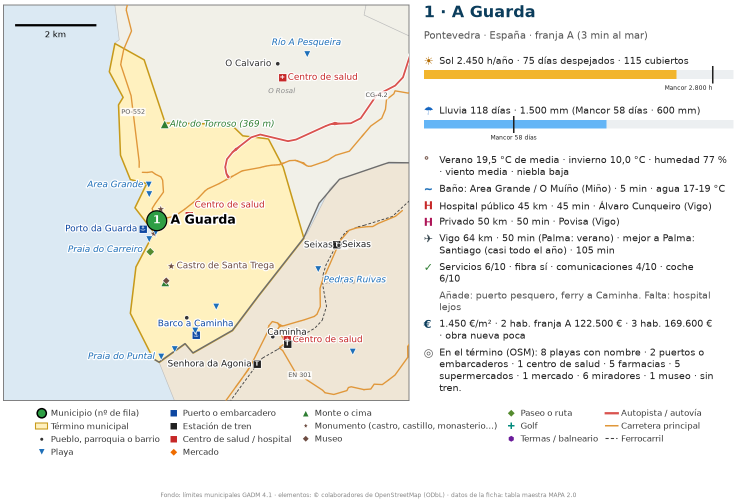
#> input picture output/mapas_municipios/01_a_guarda.png, 1474 x 1001 px (shown at 1/2 size); its folder holds 4 pictures in this run
$ python preparar_mapas_web.py
#> lines starting #> are read from the running program, lines starting #| are printed output that depends on the picture
"""Recorta el panel del mapa (sin ficha Mancor ni leyenda) y actualiza JSON.

Uso:
  python scripts/preparar_mapas_web.py
"""
from __future__ import annotations

import json
import sys
from pathlib import Path

from PIL import Image

RAIZ = Path(__file__).resolve().parent.parent
sys.path.insert(0, str(RAIZ))

from mapa2.osm import slug  # noqa: E402

SRC = RAIZ / "output" / "mapas_municipios"
DST = RAIZ / "web" / "public" / "mapas" / "municipios"
DATA = RAIZ / "web" / "src" / "data"

# Panel izquierdo en mapa2.mapas_municipio: add_axes([0.005, 0.20, 0.55, 0.79])
X0, Y0, W, H = 0.005, 0.20, 0.55, 0.79


def crop_map(src: Path, dst: Path) -> None:
    img = Image.open(src)
#> img is the input picture: PIL image 1474x1001 RGBA; mean R, G, B, A 237.4, 236.9, 231.1, 255
    left = int(round(X0 * img.width))
#> left = 7
    top = int(round((1 - Y0 - H) * img.height))
#> top = 10
    right = left + int(round(W * img.width))
#> right = 818
    bottom = top + int(round(H * img.height))
#> bottom = 801
    dst.parent.mkdir(parents=True, exist_ok=True)
    img.crop((left, top, right, bottom)).save(dst, format="PNG")
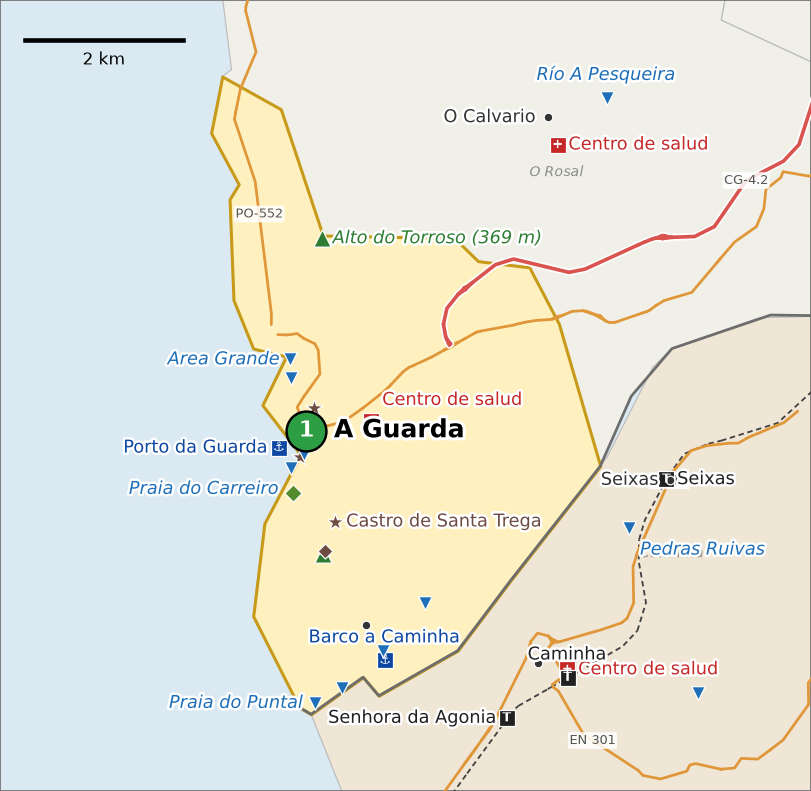
#> saved as 01_a_guarda.png: PIL image 811x791 RGBA; mean R, G, B, A 231.4, 230.3, 218.2, 255
    print(f"  crop {dst.relative_to(RAIZ)} ({right - left}x{bottom - top})")
#|   crop web/public/mapas/municipios/01_a_guarda.png (811x791)


def nombre_mapa(m: dict) -> str:
    """Nombre de fichero = NN + slug OSM (guiones bajos), no el slug URL del JSON."""
    return f"{int(m['n']):02d}_{slug(m['municipio'])}.png"


def actualizar_json() -> None:
    for p in sorted(DATA.glob("municipios-*.json")):
        if "puntos" in p.name:
            continue
        data = json.loads(p.read_text(encoding="utf-8"))
        changed = False
        for m in data:
            nombre = nombre_mapa(m)
            if (DST / nombre).exists() and m.get("mapa") != nombre:
                m["mapa"] = nombre
                changed = True
                print(f"  json {p.name}: {m['municipio']} -> {nombre}")
        if changed:
            p.write_text(json.dumps(data, ensure_ascii=False, indent=2) + "\n", encoding="utf-8")


def main() -> None:
    DST.mkdir(parents=True, exist_ok=True)
    for src in sorted(SRC.glob("*.png")):
        crop_map(src, DST / src.name)
#> pass 2 of the loop in main, `for src in sorted(SRC.glob("*.png")):`:
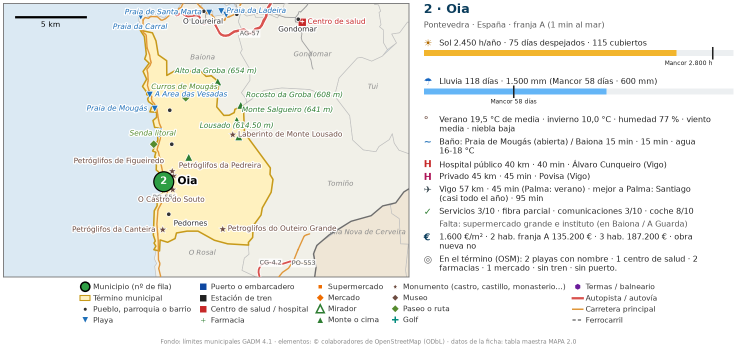
#> input picture output/mapas_municipios/02_oia.png, 1474 x 693 px (shown at 1/2 size)
#> in crop_map, img is the input picture: PIL image 1474x693 RGBA; mean R, G, B, A 236.5, 237.5, 233.6, 255
#> in crop_map (call 2), `img.crop((left, top, right, bottom)).save(dst, format="PNG")`:
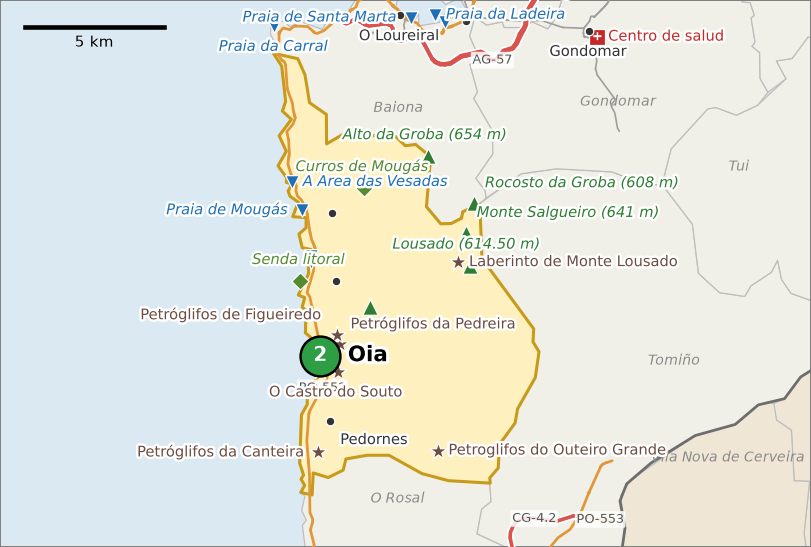
#> saved as 02_oia.png: PIL image 811x547 RGBA; mean R, G, B, A 228.8, 231.1, 223.6, 255
#|   crop web/public/mapas/municipios/02_oia.png (811x547)
#> pass 3 of the loop in main, `for src in sorted(SRC.glob("*.png")):`:
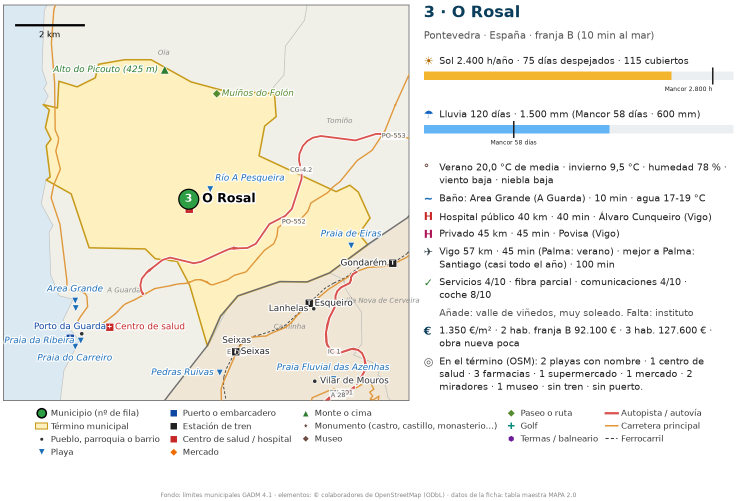
#> input picture output/mapas_municipios/03_o_rosal.png, 1474 x 1001 px (shown at 1/2 size)
#> in crop_map, img is the input picture: PIL image 1474x1001 RGBA; mean R, G, B, A 240, 237.9, 228.9, 255
#> in crop_map (call 3), `img.crop((left, top, right, bottom)).save(dst, format="PNG")`:
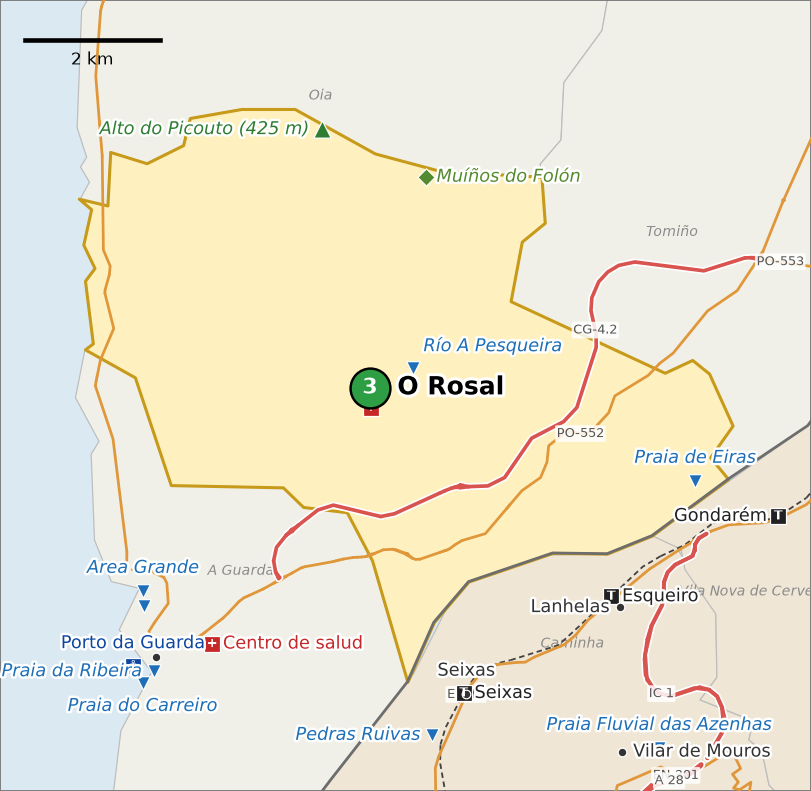
#> saved as 03_o_rosal.png: PIL image 811x791 RGBA; mean R, G, B, A 237, 232.1, 212.4, 255
#|   crop web/public/mapas/municipios/03_o_rosal.png (811x791)
#> the loop made 4 passes; the first 3 are shown
    actualizar_json()


if __name__ == "__main__":
    main()
